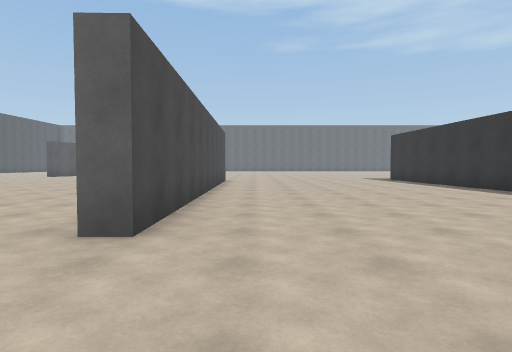
View 1 (above)

24 first-person views from a walk through a 3-D level made in the Unity game engine. The camera is 1.3 m above the floor, tilts 2° down and sees 80° across. The floor is counted in squares, 2 m on a side. Each view is taken from the middle of a square. On the plan, view 1 faces up. The plan holds only what a view shows up to about 10 squares ahead; the rest is blank. The place goes on beyond the plan. Some animated figures are left out. Surface patterns are stand-ins for the level's own textures.

View 2
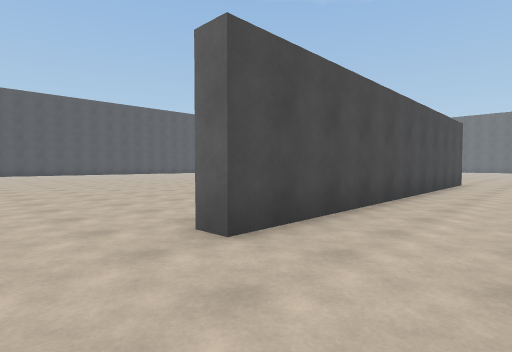

View 3
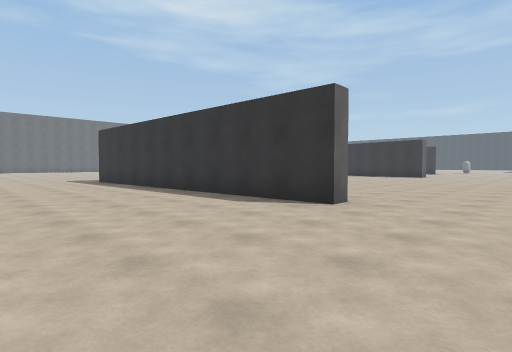

View 4
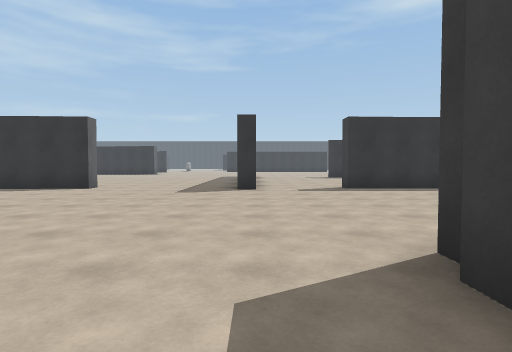

View 5
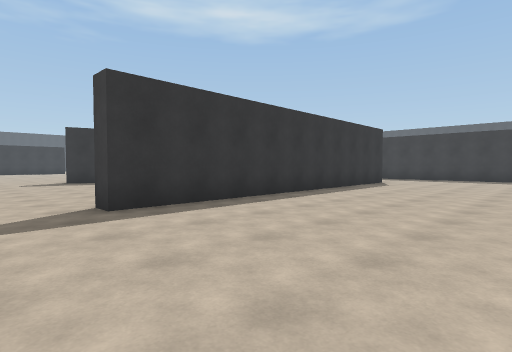

View 6
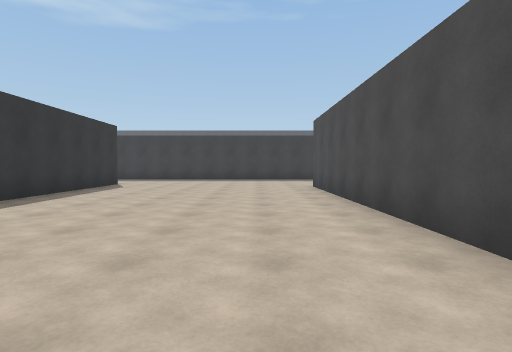

View 7
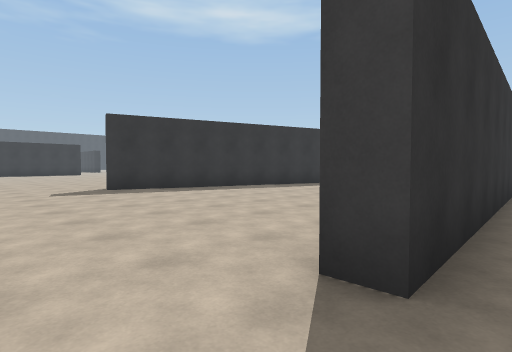

View 8
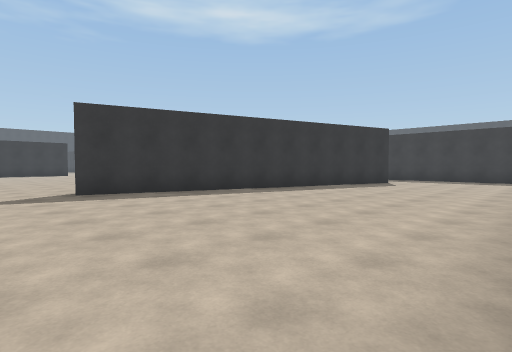

View 9
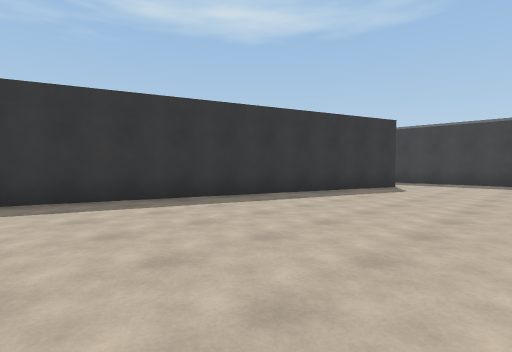

View 10
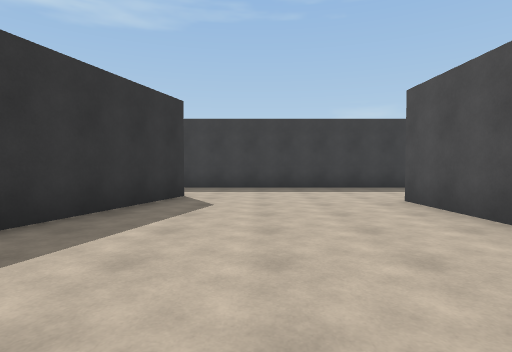

View 11
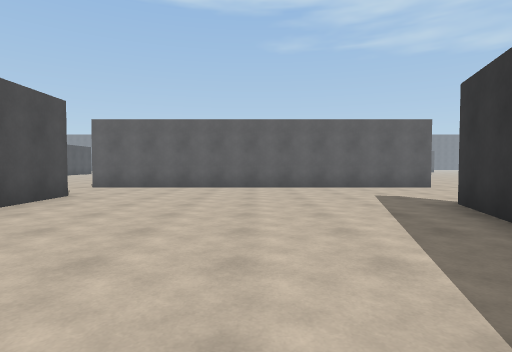

View 12
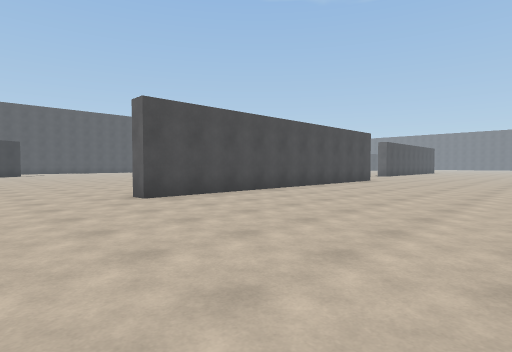

View 13
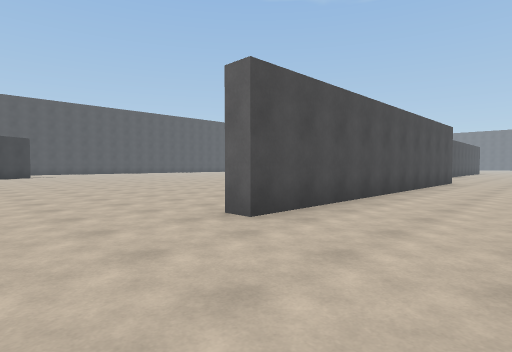

View 14
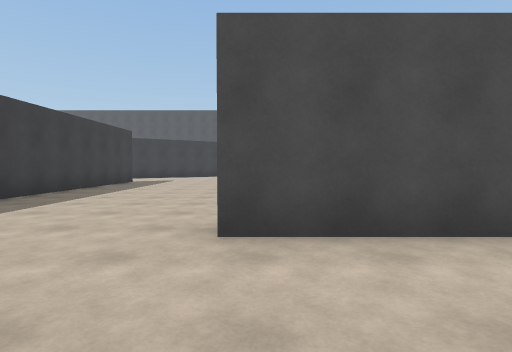

View 15
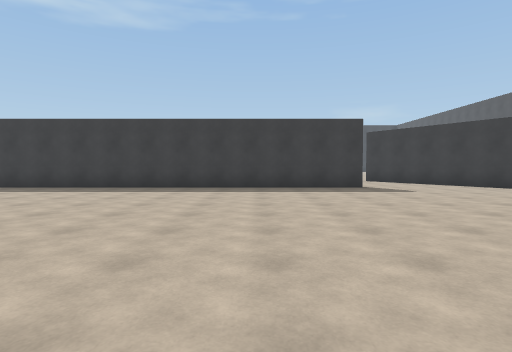

View 16
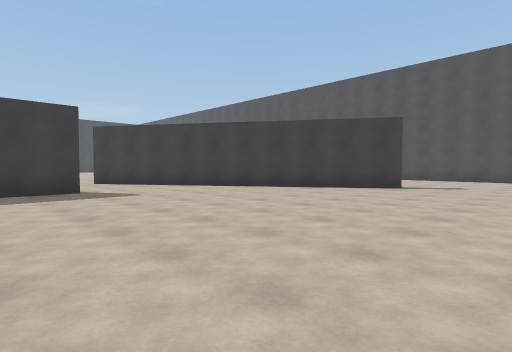

View 17
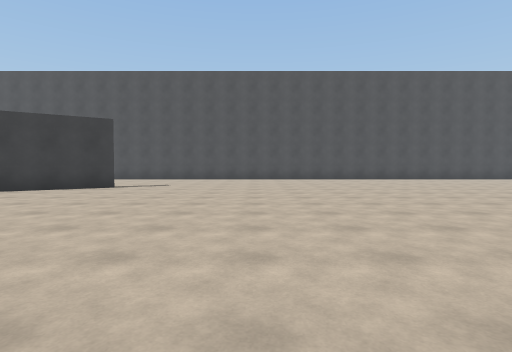

View 18
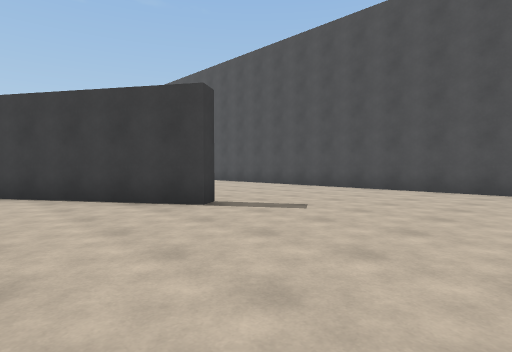

View 19
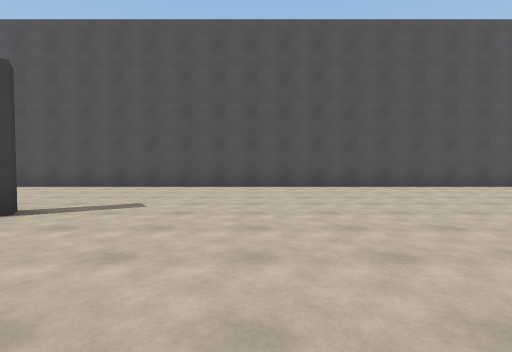

View 20
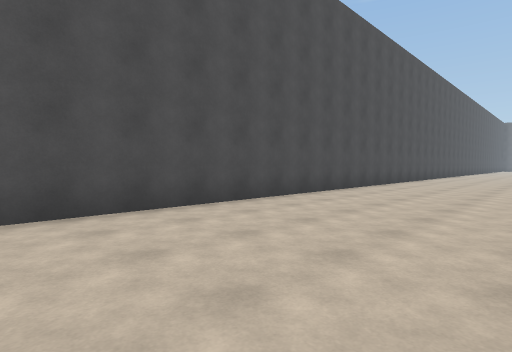

View 21
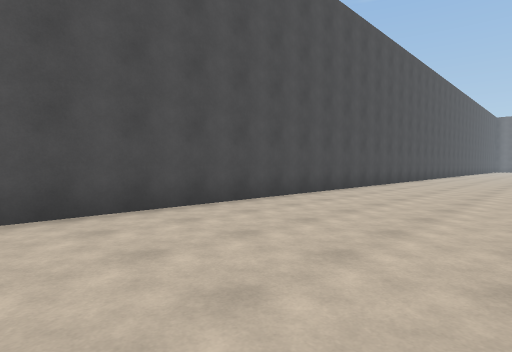

View 22
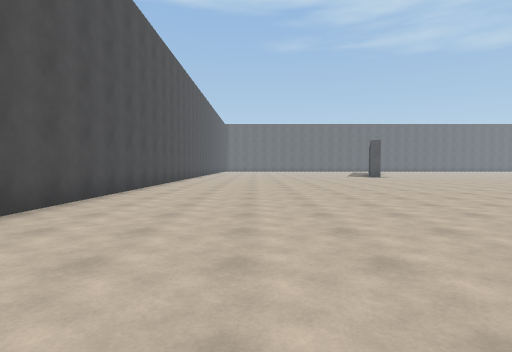

View 23
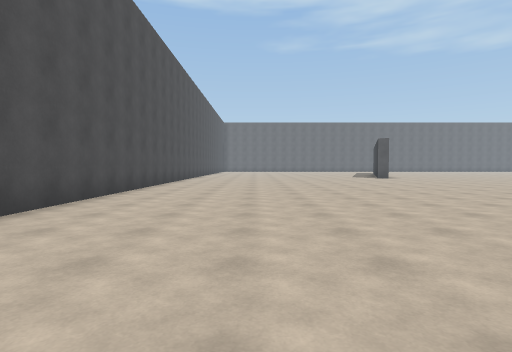

View 24
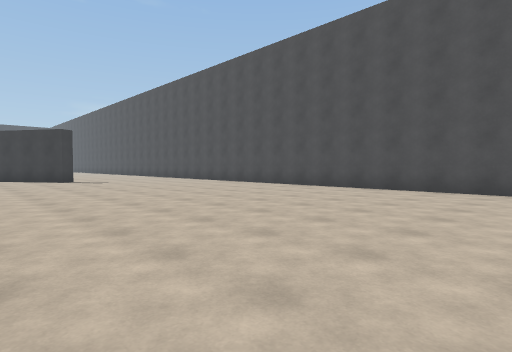

### Floor plan
Points are (right, up) in squares from view 1. A wall is a line through its corners. A room is listed if a view was taken in it or the views show most of it. See-through windows are left out.
Room 1 (views 1, 4, 15, 16, 17, 18, 19, 20, 21, 22, 23, 24)
walls: (-0.8, -2.2) (-0.2, -2.2); (-16.4, -12.5) (-15.9, -12.2) (-12.2, -18); (-1.1, 2.8) (-1.7, 2.7); (-9.1, -16.9) (1.5, -16.9); (0.3, -12.3) (-0.2, -12.3); (-21.2, 12) (-21.2, -16.4)
ways out: opening at (0.8, 0.5) to room 2; opening at (1.8, -14.5) to room 2
Room 2 (views 2, 3, 5, 6, 7, 8, 9, 10, 11, 12, 13, 14)
walls: (16.2, -1) (6.2, -1) (6.2, -0.5); (7, 3.7) (6.3, 3.6) (6.1, 10.9); (7.2, -11.2) (7.3, -13.6); (0.3, -3.5) (0.3, -12.3); (6.8, -13.1) (6.5, -3.6) (7, -3.5) (7.1, -5.4); (11.5, -14.5) (14.4, -4.8); (5.6, -16.9) (12.1, -16.9); (-1.3, 12.6) (-1.1, 2.8)
ways out: opening at (0.8, 0.5) to room 1; opening at (1.8, -14.5) to room 1

Where each view was taken, in squares from view 1:
view 1: 0 up, 0 right, facing up
view 2: 1 up, 1 right, facing up-left
view 3: 1 up, 2 right, facing up-right
view 4: 1 down, 2 left, facing right
view 5: 2 down, 2 right, facing down-right
view 6: 3 down, 2 right, facing down
view 7: 2 down, 6 right, facing down-right
view 8: 3 down, 7 right, facing down-right
view 9: 5 down, 8 right, facing down-right
view 10: 8 down, 10 right, facing down
view 11: 10 down, 11 right, facing up
view 12: 15 down, 6 right, facing up-left
view 13: 15 down, 3 right, facing up-left
view 14: 12 down, 3 right, facing left
view 15: 8 down, 6 left, facing down
view 16: 9 down, 7 left, facing down-left
view 17: 8 down, 7 left, facing left
view 18: 8 down, 13 left, facing down-left
view 19: 9 down, 12 left, facing left
view 20: 7 down, 17 left, facing up-left
view 21: 2 down, 17 left, facing up-left
view 22: 1 up, 18 left, facing up
view 23: 2 up, 18 left, facing up
view 24: 1 up, 13 left, facing down-left
